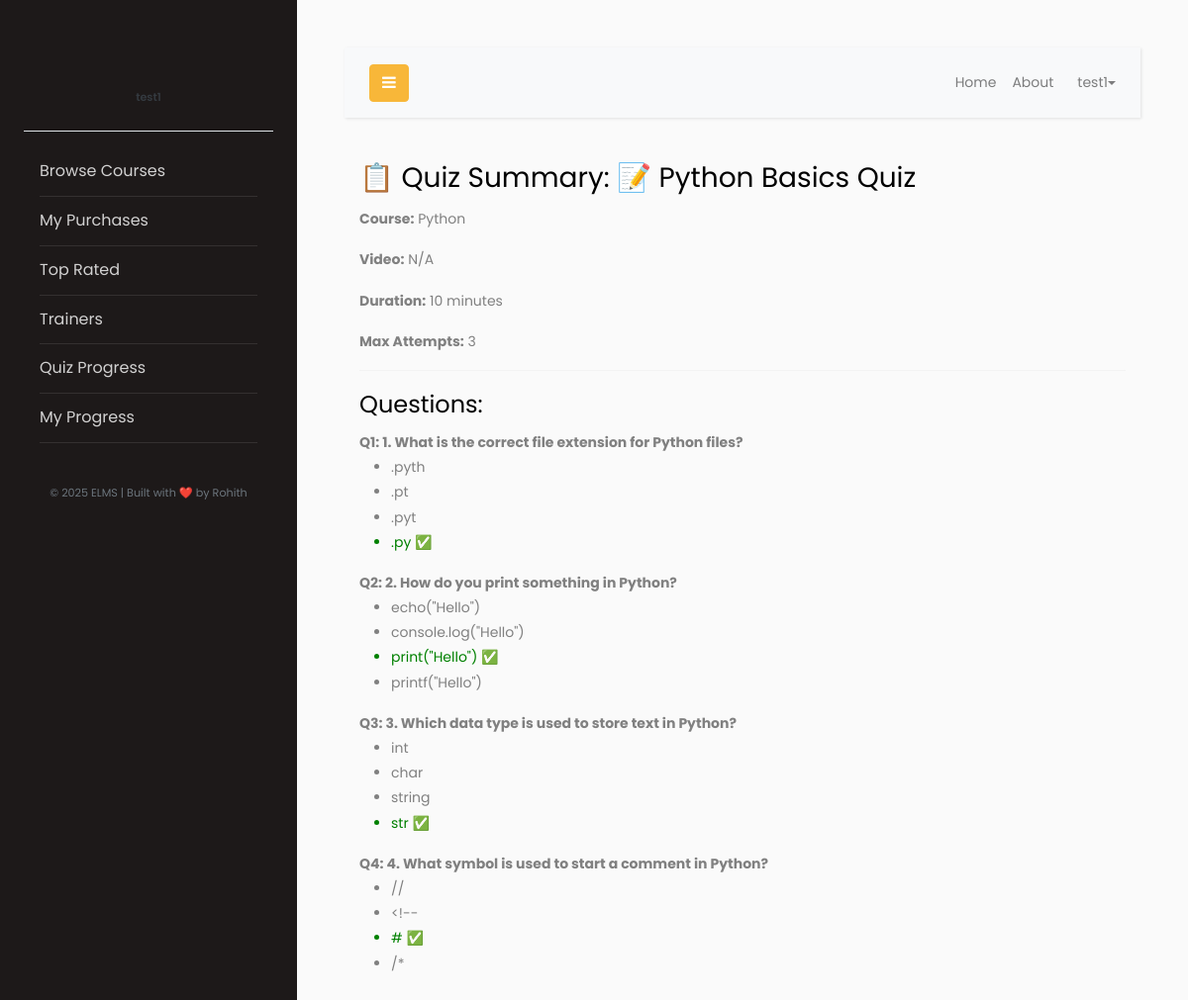
Screenshot of /quiz/trainer/quiz-summary/2/ (signed in) with the database file from the repository.
### accounts/models.py (models this page shows)
class User(AbstractUser):
    is_manager = models.BooleanField('Is manager', default=False)
    is_trainer = models.BooleanField('Is trainer', default=False)
    is_student = models.BooleanField('Is student', default=False)
    country = models.ForeignKey(Country, on_delete=models.SET_NULL, null=True, blank=True)
    state = models.ForeignKey(State, on_delete=models.SET_NULL, null=True, blank=True)
    district = models.ForeignKey(District, on_delete=models.SET_NULL, null=True, blank=True)
    @property
    def role(self):
     if self.is_student:
        return "student"
     elif self.is_trainer:
        return "trainer"
     elif self.is_manager:
        return "manager"
     return "unknown"

### quiz/models.py (models this page shows, shortened)
class Quiz(models.Model):
    title = models.CharField(max_length=255)
    course = models.ForeignKey(Course, on_delete=models.CASCADE)
    video = models.ForeignKey(Video, on_delete=models.CASCADE, null=True, blank=True)
    duration = models.IntegerField(default=10)
    max_attempts = models.PositiveIntegerField(default=3)

class Question(models.Model):
    quiz = models.ForeignKey(Quiz, on_delete=models.CASCADE, related_name='questions')
    text = models.CharField(max_length=500)

class Choice(models.Model):
    question = models.ForeignKey(Question, on_delete=models.CASCADE, related_name='choices')
    text = models.CharField(max_length=255)
    is_correct = models.BooleanField(default=False)

### courses/models.py (models this page shows, shortened)
class Course(models.Model):
    title = models.CharField(max_length=255)
    description = models.TextField()
    trainer = models.ForeignKey(TrainerProfile, on_delete=models.SET_NULL, null=True, related_name='courses')
    price = models.DecimalField(max_digits=8, decimal_places=2)

### quiz/views.py (the view)
# urls.py: path('trainer/quiz-summary/<int:quiz_id>/', views.quiz_summary, name='quiz_summary'),
@login_required
def quiz_summary(request, quiz_id):
    quiz = get_object_or_404(Quiz, id=quiz_id)
    questions = quiz.questions.prefetch_related('choices')
    return render(request, 'quiz/quiz_summary.html', {
        'quiz': quiz,
        'questions': questions
    })

### templates/quiz/quiz_summary.html (shortened to what this page needs)
{% extends 'base.html' %}
{% block content %}
<div class="container mt-4">
    <h3>📋 Quiz Summary: {{ quiz.title }}</h3>
    <p><strong>Course:</strong> {{ quiz.course.title }}</p>
    <p><strong>Video:</strong> {% if quiz.video %}{{ quiz.video.title }}{% else %}N/A{% endif %}</p>
    <p><strong>Duration:</strong> {{ quiz.duration }} minutes</p>
    <p><strong>Max Attempts:</strong> {{ quiz.max_attempts }}</p>
    <hr>
    <h4>Questions:</h4>
    {% for q in questions %}
        <div class="mb-3">
            <strong>Q{{ forloop.counter }}: {{ q.text }}</strong>
            <ul>
                {% for c in q.choices.all %}
                    <li{% if c.is_correct %} style="color: green;"{% endif %}>
                        {{ c.text }} {% if c.is_correct %}✅{% endif %}
                    </li>
                {% endfor %}
            </ul>
        </div>
    {% empty %}
        <p>No questions added yet.</p>
    {% endfor %}
</div>
{% endblock %}

### templates/base.html (shortened to what this page needs)
{% load static %}
<!doctype html>
<html lang="en">
  <head>
    <link rel="stylesheet" href="https://stackpath.bootstrapcdn.com/font-awesome/4.7.0/css/font-awesome.min.css">
    <link href="https://cdn.jsdelivr.net/npm/bootstrap@5.3.0/dist/css/bootstrap.min.css" rel="stylesheet">
    <link rel="stylesheet" href="{% static 'css/style.css' %}">
  </head>
  <body>
    <div class="wrapper d-flex align-items-stretch">
      <nav id="sidebar">
        <div class="p-4 pt-5">
          <div class="text-center py-4 border-bottom">
            <div class="mt-3">
              <div class="fw-semibold small text-dark">
                {{ user.username }}
              </div>
            </div>
          </div>
          <ul class="nav flex-column px-3 py-3">
            {% if user.role == 'student' %}
              <li class="nav-item"><a class="nav-link" href="{% url 'browse_courses' %}"> Browse Courses</a></li>
              <li class="nav-item"><a class="nav-link" href="{% url 'my_purchases' %}"> My Purchases</a></li>
              <li class="nav-item"><a class="nav-link" href="{% url 'top_rated_videos' %}"> Top Rated</a></li>
              <li class="nav-item">
                <a class="nav-link" href="{% url 'trainer_list' %}">
                   Trainers
                </a>
              </li>
              <li class="nav-item"><a class="nav-link" href="{% url 'student_quiz_dashboard' %}"> Quiz Progress</a></li>
              <li class="nav-item">
                <a class="nav-link" href="{% url 'student' %}#progress-chart">
                   My Progress
                </a>
              </li>
            {% endif %}
          </ul>
          <div class="footer mt-4">
            <p class="small text-muted text-center">
              &copy; <script>document.write(new Date().getFullYear());</script> ELMS | Built with ❤️ by Rohith
            </p>
          </div>
        </div>
      </nav>
      <div id="content" class="p-4 p-md-5">
<nav class="navbar navbar-expand-lg navbar-light bg-light">
  <div class="container-fluid">
    <button type="button" id="sidebarCollapse" class="btn btn-primary">
      <i class="fa fa-bars"></i>
    </button>
    <div class="collapse navbar-collapse justify-content-end" id="navbarSupportedContent">
      <ul class="nav navbar-nav ml-auto">
        <li class="nav-item">
          {% if user.is_authenticated %}
            {% if user.is_student %}
              <a class="nav-link" href="{% url 'student' %}">Home</a>
            {% elif user.is_trainer %}
              <a class="nav-link" href="{% url 'trainer' %}">Home</a>
            {% elif user.is_manager %}
              <a class="nav-link" href="{% url 'manager' %}">Home</a>
            {% endif %}
          {% else %}
            <a class="nav-link" href="{% url 'home' %}">Home</a>
          {% endif %}
        </li>
    <li class="nav-item"><a class="nav-link" href="#">About</a></li>
        {% if user.is_authenticated %}
        <li class="nav-item dropdown">
          <a class="nav-link dropdown-toggle d-flex align-items-center" href="#" id="userDropdown" role="button"
             data-bs-toggle="dropdown" aria-expanded="false">
            {{ user.username }}
          </a>
        </li>
        {% endif %}
      </ul>
    </div>
  </div>
</nav>
{% block content %}{% endblock %}
      </div>
    </div>
  </body>
</html>

### rows the page displays
User: username "test1"
Quiz: title "📝 Python Basics Quiz", course "Python", duration "10", max_attempts "3"
Question: text "1. What is the correct file extension for Python files?"
Choice: text ".pyth"
Choice: text ".pt"
Choice: text ".pyt"
Choice: text ".py"
Question: text "2. How do you print something in Python?"
Choice: text "echo(\"Hello\")"
Choice: text "console.log(\"Hello\")"
Choice: text "print(\"Hello\")"
Choice: text "printf(\"Hello\")"
Question: text "3. Which data type is used to store text in Python?"
Choice: text "int"
Choice: text "char"
Choice: text "string"
Choice: text "str"
Question: text "4. What symbol is used to start a comment in Python?"
Choice: text "//"
Choice: text "<!--"
Choice: text "#"
Choice: text "/*"
